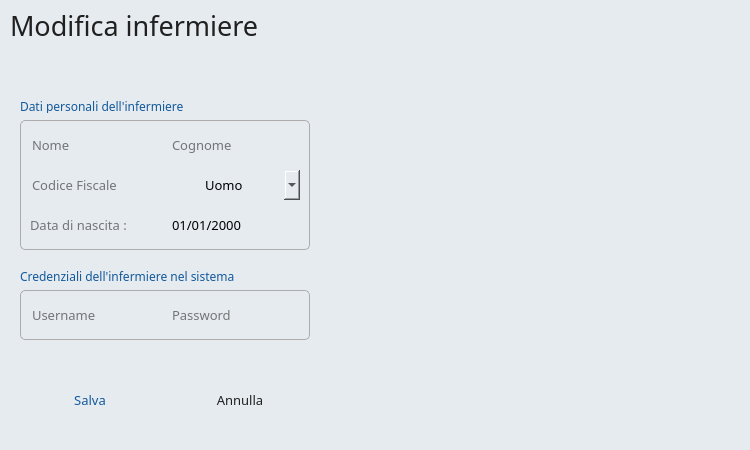
<?xml version="1.0" encoding="UTF-8"?>
<ui version="4.0">
 <class>ProntoSoccorso</class>
 <widget class="QWidget" name="ProntoSoccorso">
  <property name="geometry">
   <rect>
    <x>0</x>
    <y>0</y>
    <width>750</width>
    <height>450</height>
   </rect>
  </property>
  <property name="minimumSize">
   <size>
    <width>750</width>
    <height>450</height>
   </size>
  </property>
  <property name="maximumSize">
   <size>
    <width>750</width>
    <height>450</height>
   </size>
  </property>
  <property name="windowTitle">
   <string>Form</string>
  </property>
  <property name="styleSheet">
   <string notr="true">background-color: rgb(230, 235, 239);</string>
  </property>
  <widget class="QLabel" name="InformazioniProfilo">
   <property name="geometry">
    <rect>
     <x>10</x>
     <y>5</y>
     <width>730</width>
     <height>40</height>
    </rect>
   </property>
   <property name="font">
    <font>
     <family>Montserrat SemiBold</family>
     <pointsize>20</pointsize>
     <weight>50</weight>
     <bold>false</bold>
    </font>
   </property>
   <property name="styleSheet">
    <string notr="true">color: rgb(32, 32, 32);

</string>
   </property>
   <property name="text">
    <string>Modifica infermiere</string>
   </property>
   <property name="wordWrap">
    <bool>false</bool>
   </property>
  </widget>
  <widget class="QLineEdit" name="LineEdit_Nome">
   <property name="geometry">
    <rect>
     <x>30</x>
     <y>130</y>
     <width>130</width>
     <height>30</height>
    </rect>
   </property>
   <property name="sizePolicy">
    <sizepolicy hsizetype="Fixed" vsizetype="Fixed">
     <horstretch>0</horstretch>
     <verstretch>0</verstretch>
    </sizepolicy>
   </property>
   <property name="font">
    <font>
     <family>Montserrat Medium</family>
     <pointsize>10</pointsize>
    </font>
   </property>
   <property name="styleSheet">
    <string notr="true">QLineEdit {
background-color: rgb(230, 235, 239);
color: rgb(0, 0, 0);
border: 0px solid black;
border-radius: 6px;

}
                            
QLineEdit:focus {
border: 1px solid rgb(18, 89, 156);
}</string>
   </property>
   <property name="maxLength">
    <number>30</number>
   </property>
   <property name="frame">
    <bool>true</bool>
   </property>
   <property name="dragEnabled">
    <bool>false</bool>
   </property>
   <property name="readOnly">
    <bool>false</bool>
   </property>
   <property name="placeholderText">
    <string notr="true">Nome</string>
   </property>
   <property name="clearButtonEnabled">
    <bool>true</bool>
   </property>
  </widget>
  <widget class="QLineEdit" name="LineEdit_Cognome">
   <property name="geometry">
    <rect>
     <x>170</x>
     <y>130</y>
     <width>130</width>
     <height>30</height>
    </rect>
   </property>
   <property name="sizePolicy">
    <sizepolicy hsizetype="Fixed" vsizetype="Fixed">
     <horstretch>0</horstretch>
     <verstretch>0</verstretch>
    </sizepolicy>
   </property>
   <property name="font">
    <font>
     <family>Montserrat Medium</family>
     <pointsize>10</pointsize>
    </font>
   </property>
   <property name="styleSheet">
    <string notr="true">QLineEdit {
background-color: rgb(230, 235, 239);
color: rgb(0, 0, 0);
border: 0px solid black;
border-radius: 6px;

}
                            
QLineEdit:focus {
border: 1px solid rgb(18, 89, 156);
}</string>
   </property>
   <property name="text">
    <string/>
   </property>
   <property name="maxLength">
    <number>30</number>
   </property>
   <property name="frame">
    <bool>true</bool>
   </property>
   <property name="dragEnabled">
    <bool>false</bool>
   </property>
   <property name="readOnly">
    <bool>false</bool>
   </property>
   <property name="placeholderText">
    <string notr="true">Cognome</string>
   </property>
   <property name="clearButtonEnabled">
    <bool>true</bool>
   </property>
  </widget>
  <widget class="QLineEdit" name="LineEdit_CodiceFiscale">
   <property name="geometry">
    <rect>
     <x>30</x>
     <y>170</y>
     <width>160</width>
     <height>30</height>
    </rect>
   </property>
   <property name="sizePolicy">
    <sizepolicy hsizetype="Fixed" vsizetype="Fixed">
     <horstretch>0</horstretch>
     <verstretch>0</verstretch>
    </sizepolicy>
   </property>
   <property name="font">
    <font>
     <family>Montserrat Medium</family>
     <pointsize>10</pointsize>
    </font>
   </property>
   <property name="styleSheet">
    <string notr="true">QLineEdit {
background-color: rgb(230, 235, 239);
color: rgb(0, 0, 0);

border-radius: 6px;
}

QLineEdit:focus {
border: 1px solid rgb(18, 89, 156);
}
                 

</string>
   </property>
   <property name="inputMethodHints">
    <set>Qt::ImhNone</set>
   </property>
   <property name="inputMask">
    <string notr="true"/>
   </property>
   <property name="text">
    <string/>
   </property>
   <property name="maxLength">
    <number>16</number>
   </property>
   <property name="frame">
    <bool>true</bool>
   </property>
   <property name="dragEnabled">
    <bool>false</bool>
   </property>
   <property name="readOnly">
    <bool>false</bool>
   </property>
   <property name="placeholderText">
    <string notr="true">Codice Fiscale</string>
   </property>
   <property name="clearButtonEnabled">
    <bool>true</bool>
   </property>
  </widget>
  <widget class="QLineEdit" name="LineEdit_Username">
   <property name="geometry">
    <rect>
     <x>30</x>
     <y>300</y>
     <width>130</width>
     <height>30</height>
    </rect>
   </property>
   <property name="sizePolicy">
    <sizepolicy hsizetype="Fixed" vsizetype="Fixed">
     <horstretch>0</horstretch>
     <verstretch>0</verstretch>
    </sizepolicy>
   </property>
   <property name="font">
    <font>
     <family>Montserrat Medium</family>
     <pointsize>10</pointsize>
    </font>
   </property>
   <property name="styleSheet">
    <string notr="true">QLineEdit {
background-color: rgb(230, 235, 239);
color: rgb(0, 0, 0);
border: 0px solid black;
border-radius: 6px;

}
                            
QLineEdit:focus {
border: 1px solid rgb(18, 89, 156);
}</string>
   </property>
   <property name="maxLength">
    <number>30</number>
   </property>
   <property name="frame">
    <bool>true</bool>
   </property>
   <property name="echoMode">
    <enum>QLineEdit::Normal</enum>
   </property>
   <property name="dragEnabled">
    <bool>false</bool>
   </property>
   <property name="readOnly">
    <bool>false</bool>
   </property>
   <property name="placeholderText">
    <string notr="true">Username</string>
   </property>
   <property name="clearButtonEnabled">
    <bool>true</bool>
   </property>
  </widget>
  <widget class="QLineEdit" name="LineEdit_Password">
   <property name="geometry">
    <rect>
     <x>170</x>
     <y>300</y>
     <width>130</width>
     <height>30</height>
    </rect>
   </property>
   <property name="sizePolicy">
    <sizepolicy hsizetype="Fixed" vsizetype="Fixed">
     <horstretch>0</horstretch>
     <verstretch>0</verstretch>
    </sizepolicy>
   </property>
   <property name="font">
    <font>
     <family>Montserrat Medium</family>
     <pointsize>10</pointsize>
    </font>
   </property>
   <property name="styleSheet">
    <string notr="true">QLineEdit {
background-color: rgb(230, 235, 239);
color: rgb(0, 0, 0);
border: 0px solid black;
border-radius: 6px;

}
                            
QLineEdit:focus {
border: 1px solid rgb(18, 89, 156);
}</string>
   </property>
   <property name="maxLength">
    <number>10</number>
   </property>
   <property name="frame">
    <bool>true</bool>
   </property>
   <property name="echoMode">
    <enum>QLineEdit::Normal</enum>
   </property>
   <property name="dragEnabled">
    <bool>false</bool>
   </property>
   <property name="readOnly">
    <bool>false</bool>
   </property>
   <property name="placeholderText">
    <string notr="true">Password</string>
   </property>
   <property name="clearButtonEnabled">
    <bool>true</bool>
   </property>
  </widget>
  <widget class="QPushButton" name="ButtonAnnulla">
   <property name="geometry">
    <rect>
     <x>170</x>
     <y>380</y>
     <width>140</width>
     <height>40</height>
    </rect>
   </property>
   <property name="font">
    <font>
     <family>Montserrat SemiBold</family>
     <pointsize>10</pointsize>
    </font>
   </property>
   <property name="cursor">
    <cursorShape>PointingHandCursor</cursorShape>
   </property>
   <property name="autoFillBackground">
    <bool>false</bool>
   </property>
   <property name="styleSheet">
    <string notr="true">QPushButton {
background-color: rgb(230, 235, 239);
	color: rgb(32, 32, 32);
border-radius: 10px;
}
QPushButton:hover {
background-color: rgb(199, 199, 199);

    }
</string>
   </property>
   <property name="text">
    <string>Annulla</string>
   </property>
   <property name="iconSize">
    <size>
     <width>16</width>
     <height>16</height>
    </size>
   </property>
  </widget>
  <widget class="QPushButton" name="ButtonSalva">
   <property name="geometry">
    <rect>
     <x>20</x>
     <y>380</y>
     <width>140</width>
     <height>40</height>
    </rect>
   </property>
   <property name="font">
    <font>
     <family>Montserrat SemiBold</family>
     <pointsize>10</pointsize>
     <weight>50</weight>
     <bold>false</bold>
    </font>
   </property>
   <property name="cursor">
    <cursorShape>PointingHandCursor</cursorShape>
   </property>
   <property name="mouseTracking">
    <bool>false</bool>
   </property>
   <property name="layoutDirection">
    <enum>Qt::LeftToRight</enum>
   </property>
   <property name="styleSheet">
    <string notr="true">QPushButton {
background-color: rgb(230, 235, 239);
	color: rgb(18, 89, 156);
border-radius: 10px;
}
QPushButton:hover {
background-color: rgb(199, 199, 199);
    }
</string>
   </property>
   <property name="text">
    <string>Salva</string>
   </property>
   <property name="iconSize">
    <size>
     <width>16</width>
     <height>16</height>
    </size>
   </property>
  </widget>
  <widget class="QLabel" name="LogoInfermieri">
   <property name="geometry">
    <rect>
     <x>440</x>
     <y>130</y>
     <width>200</width>
     <height>200</height>
    </rect>
   </property>
   <property name="text">
    <string/>
   </property>
   <property name="pixmap">
    <pixmap>../../../../../../MATERIALE/IconaInfermiere.png</pixmap>
   </property>
   <property name="scaledContents">
    <bool>true</bool>
   </property>
  </widget>
  <widget class="QDateEdit" name="dateEdit">
   <property name="geometry">
    <rect>
     <x>170</x>
     <y>210</y>
     <width>130</width>
     <height>30</height>
    </rect>
   </property>
   <property name="font">
    <font>
     <family>Montserrat Medium</family>
     <pointsize>10</pointsize>
    </font>
   </property>
   <property name="styleSheet">
    <string notr="true">QDateEdit {
setPlaceholderText:(&quot;Inserisci qui il testo...&quot;);
background-color: rgb(230, 235, 239);
color: rgb(0, 0, 0);
border: 0px solid black;
}
QDateEdit::up-button{
        width: 0px;
}
 QDateEdit::down-button {
width: 0px;
}
QDateEdit:focus{
border: 1px solid rgb(18, 89, 156);
}</string>
   </property>
   <property name="frame">
    <bool>true</bool>
   </property>
   <property name="displayFormat">
    <string>dd/MM/yyyy</string>
   </property>
   <property name="calendarPopup">
    <bool>false</bool>
   </property>
  </widget>
  <widget class="QLabel" name="label">
   <property name="geometry">
    <rect>
     <x>20</x>
     <y>100</y>
     <width>290</width>
     <height>13</height>
    </rect>
   </property>
   <property name="font">
    <font>
     <family>Montserrat SemiBold</family>
     <pointsize>9</pointsize>
    </font>
   </property>
   <property name="styleSheet">
    <string notr="true">color: rgb(134, 134, 134);
color: rgb(18, 89, 156);</string>
   </property>
   <property name="text">
    <string>Dati personali dell'infermiere</string>
   </property>
  </widget>
  <widget class="QLabel" name="Sheda">
   <property name="geometry">
    <rect>
     <x>20</x>
     <y>120</y>
     <width>290</width>
     <height>130</height>
    </rect>
   </property>
   <property name="styleSheet">
    <string notr="true">background-color: rgb(230, 235, 239);
border: 1px solid rgb(172, 172, 172);
border-radius: 5px;

</string>
   </property>
   <property name="text">
    <string/>
   </property>
  </widget>
  <widget class="QLabel" name="Sheda_2">
   <property name="geometry">
    <rect>
     <x>20</x>
     <y>290</y>
     <width>290</width>
     <height>50</height>
    </rect>
   </property>
   <property name="styleSheet">
    <string notr="true">background-color: rgb(230, 235, 239);
border: 1px solid rgb(172, 172, 172);
border-radius: 5px;

</string>
   </property>
   <property name="text">
    <string/>
   </property>
  </widget>
  <widget class="QLabel" name="label_2">
   <property name="geometry">
    <rect>
     <x>20</x>
     <y>270</y>
     <width>290</width>
     <height>13</height>
    </rect>
   </property>
   <property name="font">
    <font>
     <family>Montserrat SemiBold</family>
     <pointsize>9</pointsize>
    </font>
   </property>
   <property name="styleSheet">
    <string notr="true">color: rgb(134, 134, 134);
color: rgb(18, 89, 156);</string>
   </property>
   <property name="text">
    <string>Credenziali dell'infermiere nel sistema</string>
   </property>
  </widget>
  <widget class="QComboBox" name="comboBox">
   <property name="enabled">
    <bool>true</bool>
   </property>
   <property name="geometry">
    <rect>
     <x>200</x>
     <y>170</y>
     <width>100</width>
     <height>30</height>
    </rect>
   </property>
   <property name="font">
    <font>
     <family>Montserrat Medium</family>
     <pointsize>10</pointsize>
     <weight>50</weight>
     <bold>false</bold>
    </font>
   </property>
   <property name="cursor">
    <cursorShape>PointingHandCursor</cursorShape>
   </property>
   <property name="styleSheet">
    <string notr="true">QComboBox {
background-color: rgb(230, 235, 239);
color: rgb(0, 0, 0);
border: 0px solid black;
border-radius: 6px;

}

QComboBox::drop-down {
image: url(:/newPrefix/UI UFFICIALI/MATERIALE/freccia.png);
width: 20px; 
height: 20px;
padding: 5px;

}

QComboBox QAbstractItemView {
/* Personalizza il menu a discesa */
        /* Definire le altre proprietà di stile per il menu a discesa qui */

border-radius: 6px;
        
    }
</string>
   </property>
   <property name="editable">
    <bool>false</bool>
   </property>
   <property name="currentText">
    <string>Uomo</string>
   </property>
   <property name="currentIndex">
    <number>0</number>
   </property>
   <property name="maxVisibleItems">
    <number>3</number>
   </property>
   <property name="iconSize">
    <size>
     <width>14</width>
     <height>14</height>
    </size>
   </property>
   <property name="frame">
    <bool>true</bool>
   </property>
   <item>
    <property name="text">
     <string>Uomo</string>
    </property>
   </item>
   <item>
    <property name="text">
     <string>Donna</string>
    </property>
   </item>
   <item>
    <property name="text">
     <string>Altro...</string>
    </property>
   </item>
  </widget>
  <widget class="QLabel" name="label_3">
   <property name="geometry">
    <rect>
     <x>30</x>
     <y>210</y>
     <width>130</width>
     <height>30</height>
    </rect>
   </property>
   <property name="font">
    <font>
     <family>Montserrat Medium</family>
     <pointsize>10</pointsize>
    </font>
   </property>
   <property name="styleSheet">
    <string notr="true">background-color: rgb(230, 235, 239);
color: rgb(115, 117, 119);

border-radius: 6px;
   

</string>
   </property>
   <property name="text">
    <string>Data di nascita :</string>
   </property>
  </widget>
  <zorder>Sheda_2</zorder>
  <zorder>Sheda</zorder>
  <zorder>LogoInfermieri</zorder>
  <zorder>InformazioniProfilo</zorder>
  <zorder>LineEdit_Nome</zorder>
  <zorder>LineEdit_CodiceFiscale</zorder>
  <zorder>LineEdit_Cognome</zorder>
  <zorder>LineEdit_Username</zorder>
  <zorder>LineEdit_Password</zorder>
  <zorder>ButtonAnnulla</zorder>
  <zorder>ButtonSalva</zorder>
  <zorder>dateEdit</zorder>
  <zorder>label</zorder>
  <zorder>label_2</zorder>
  <zorder>comboBox</zorder>
  <zorder>label_3</zorder>
 </widget>
 <resources>
  <include location="../../../../../../../asa.qrc"/>
 </resources>
 <connections/>
</ui>
